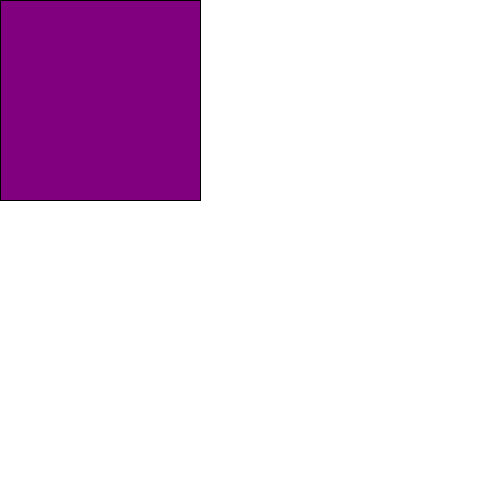
Frame 1 (no input)
Frame 60 (the mouse pressed at the canvas centre just before this capture): identical to frame 1, image omitted
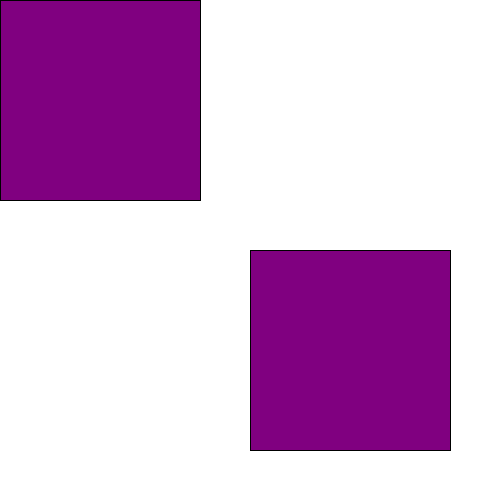
Frame 120 (the mouse held since frame 60 and released just before this capture)

The Processing sketch that drew these frames (run headless with seeded random() and noise(); from frame 60 on, the mouse is pressed at the canvas centre):

// Processing sketch: SANDRA_MEJIAS_quiz_1_Q2_pde
// ── SANDRA_MEJIAS_quiz_1_Q2_pde.pde
//2. Draw a purple rectangle that, when a key is pressed, 
//is drawn at the current mouse position.

void setup() {
  size(500,500);
  background(255);
}


void draw() {
 
 fill(128,0,128);
 
 rect(mouseX, mouseY,200,200);
  
  
}

void keyPressed() {
  println(int(random(6))+1);
  
}
